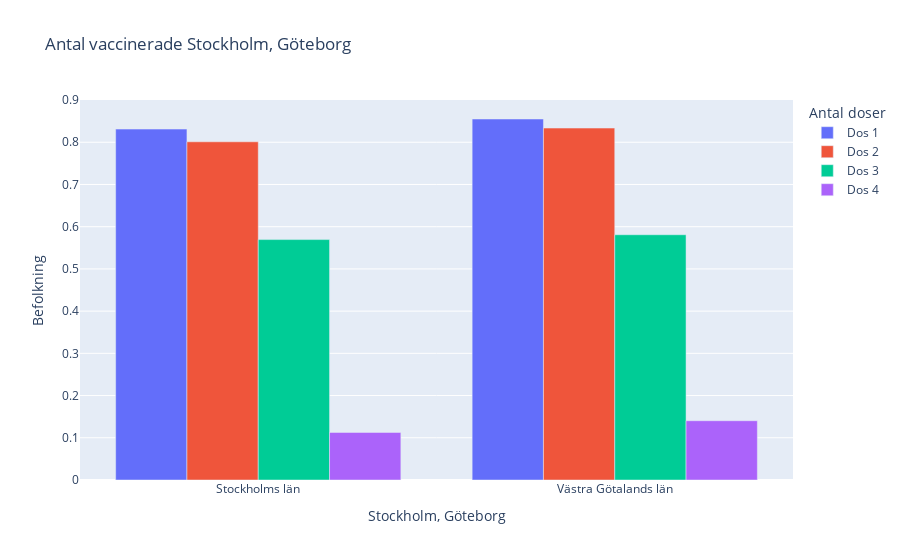

The notebook cell saved with this chart:
### Markdown cell above
## F2) 
Tag Västra Götalands län och Stockholms län och rita diagram över andelen vaccinerade med minst 1 dos,
två doser, tre doser och fyra doser.

### Code cell
counties_conditon = ['Västra Götalands län', 'Stockholms län'] ## keyword for search

df_counties = df_vaccin_data[df_vaccin_data['Län_namn'].isin(counties_conditon)] ## uses same start as, assignent = D
grouped_by_province = df_counties.groupby("Län")


dos_andel_1 = grouped_by_province["Antal minst 1 dos"].sum() / grouped_by_province["Befolkning"].sum()
dos_andel_2 = grouped_by_province["Antal minst 2 doser"].sum() / grouped_by_province["Befolkning"].sum()
dos_andel_3 = grouped_by_province["Antal 3 doser"].sum() / grouped_by_province["Befolkning"].sum()
dos_andel_4 = grouped_by_province["Antal 4 doser"].sum() / grouped_by_province["Befolkning"].sum()



fig = px.bar(
    y = [dos_andel_1, dos_andel_2, dos_andel_3, dos_andel_4],
    x = df_counties.Län_namn.unique(),
    barmode ="group",
    labels={
        "value": "Befolkning",
        "variable": "Antal doser",
        "x": "Stockholm, Göteborg",
    },
    title="Antal vaccinerade Stockholm, Göteborg"
)

newnames = {
    "wide_variable_0": "Dos 1",
    "wide_variable_1": "Dos 2",
    "wide_variable_2": "Dos 3",
    "wide_variable_3": "Dos 4"
}

# same solution as above exercise
fig.for_each_trace(lambda t: t.update(name=newnames[t.name]))
fig.write_html("Visualiseringar/Antal_vaccinerade_stockholm_goteborg.html")
fig.show()

### Figure 1 — Plotly figure (JSON) as saved in the notebook; plotly's stock layout.template omitted (floating-point values rounded to 4 significant figures)
{"data": [{"alignmentgroup": "True", "hovertemplate": "Antal doser=wide_variable_0<br>Stockholm, Göteborg=%{x}<br>Befolkning=%{y}<extra></extra>", "legendgroup": "wide_variable_0", "marker": {"color": "#636efa", "pattern": {"shape": ""}}, "name": "Dos 1", "offsetgroup": "wide_variable_0", "orientation": "v", "showlegend": true, "textposition": "auto", "type": "bar", "x": ["Stockholms län", "Västra Götalands län"], "xaxis": "x", "y": [0.8312, 0.8551], "yaxis": "y"}, {"alignmentgroup": "True", "hovertemplate": "Antal doser=wide_variable_1<br>Stockholm, Göteborg=%{x}<br>Befolkning=%{y}<extra></extra>", "legendgroup": "wide_variable_1", "marker": {"color": "#EF553B", "pattern": {"shape": ""}}, "name": "Dos 2", "offsetgroup": "wide_variable_1", "orientation": "v", "showlegend": true, "textposition": "auto", "type": "bar", "x": ["Stockholms län", "Västra Götalands län"], "xaxis": "x", "y": [0.8011, 0.8336], "yaxis": "y"}, {"alignmentgroup": "True", "hovertemplate": "Antal doser=wide_variable_2<br>Stockholm, Göteborg=%{x}<br>Befolkning=%{y}<extra></extra>", "legendgroup": "wide_variable_2", "marker": {"color": "#00cc96", "pattern": {"shape": ""}}, "name": "Dos 3", "offsetgroup": "wide_variable_2", "orientation": "v", "showlegend": true, "textposition": "auto", "type": "bar", "x": ["Stockholms län", "Västra Götalands län"], "xaxis": "x", "y": [0.5695, 0.5809], "yaxis": "y"}, {"alignmentgroup": "True", "hovertemplate": "Antal doser=wide_variable_3<br>Stockholm, Göteborg=%{x}<br>Befolkning=%{y}<extra></extra>", "legendgroup": "wide_variable_3", "marker": {"color": "#ab63fa", "pattern": {"shape": ""}}, "name": "Dos 4", "offsetgroup": "wide_variable_3", "orientation": "v", "showlegend": true, "textposition": "auto", "type": "bar", "x": ["Stockholms län", "Västra Götalands län"], "xaxis": "x", "y": [0.1127, 0.1404], "yaxis": "y"}], "layout": {"barmode": "group", "legend": {"title": {"text": "Antal doser"}, "tracegroupgap": 0}, "title": {"text": "Antal vaccinerade Stockholm, Göteborg"}, "xaxis": {"anchor": "y", "domain": [0, 1], "title": {"text": "Stockholm, Göteborg"}}, "yaxis": {"anchor": "x", "domain": [0, 1], "title": {"text": "Befolkning"}}}}
